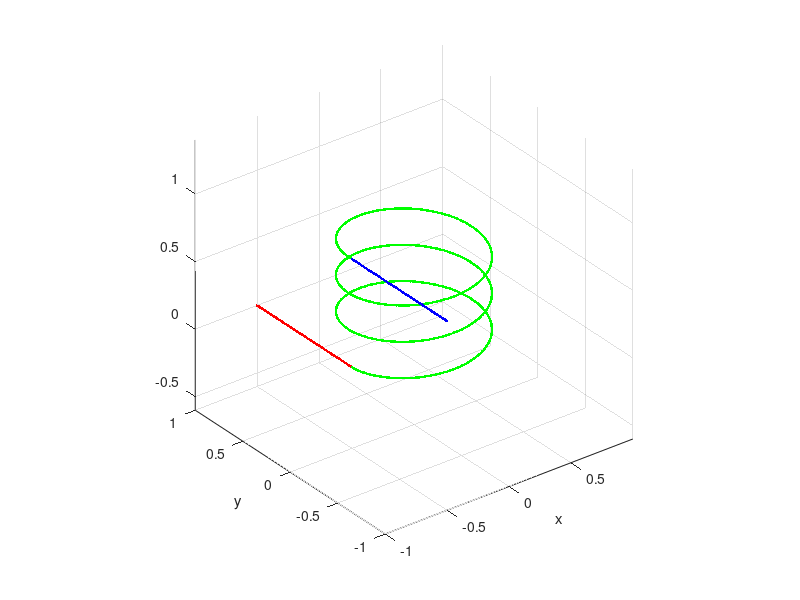
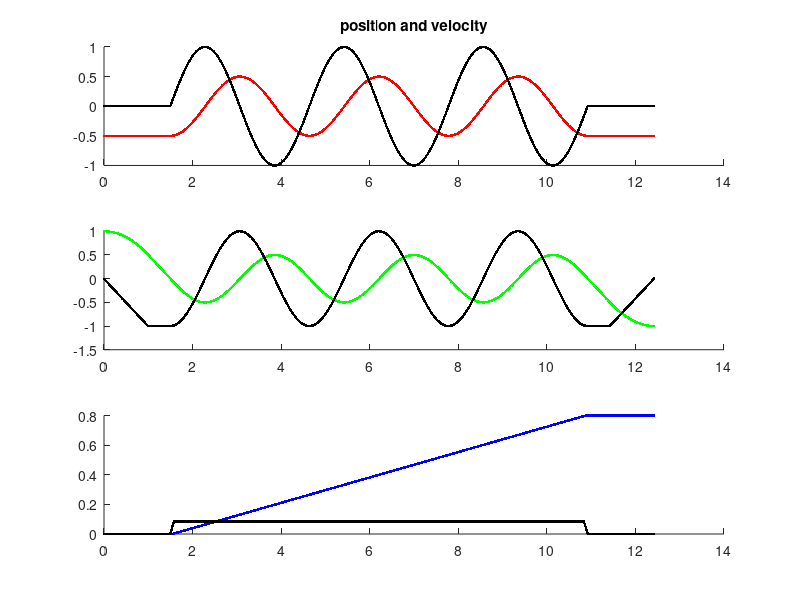

MATLAB code to generate these figures, in order:
clear all
close all

%%helix param
R = 0.5;
v = 1.0; %1.3
n_loops = 3;
h_total = 0.8;
r_center = [0,0,0]';
start_ang = -pi;
acc = 1;
d_start = 1.0;
d_stop  = 1.0;

acc_in = v^2/R

delT = 0.01;

% calculate the helix
d_min = v^2/(2*acc); %min distance to get up to speed
t_min = v/acc;

if(d_start<d_min | d_stop<d_min)
    fprintf('distances too small\n');
end

t_start = v/acc + (d_start-d_min)/v;
t_stop  = v/acc + (d_stop-d_min)/v;

t_helix = 2*pi*R*n_loops/v;

omega = v/R

time_helix = (0:delT:t_helix)';
n_helix = length(time_helix);
x_helix = zeros(1,n_helix);
y_helix = zeros(1,n_helix);
z_helix = zeros(1,n_helix);
yaw_helix = zeros(1,n_helix);

r = roots([-acc,acc*t_helix,-h_total]);

t1 = min(r);
v_z = t1*acc;
t2 = t_helix - 2*t1;
d1 = 1/2*acc*t1^2;

for i =1:n_helix
    tnow = time_helix(i);
    
    x_helix(i) = R*cos(omega*time_helix(i)+start_ang) + r_center(1);
    y_helix(i) = R*sin(omega*time_helix(i)+start_ang) + r_center(2);
    
    if(tnow<t1)  
      z_helix(i) = r_center(3) + 1/2*acc*tnow^2;
    elseif(tnow<t1+t2)
      z_helix(i) = r_center(3) + 1/2*acc*t1^2 + v_z*(tnow-t1);
    else
      z_helix(i) = r_center(3) + 1/2*acc*t1^2 + v_z*(t2) + ...
          v_z*(tnow-t2-t1) - 1/2*acc*(tnow-t2-t1)^2;
    end
    
    yaw_helix(i) = omega*time_helix(i);
    while(yaw_helix(i)>pi)
        yaw_helix(i) = yaw_helix(i) - 2*pi;
    end
    while(yaw_helix(i)<-pi)
        yaw_helix(i) = yaw_helix(i) + 2*pi;
    end
end


uvec = [-sin(start_ang),cos(start_ang),0]'; %tangent vector at start
startpos = [R*cos(start_ang),R*sin(start_ang),0]'+r_center;
stoppos = [R*cos(start_ang),R*sin(start_ang),h_total]'+r_center;

time_start = (0:delT:t_start)';
n_start    = length(time_start);
x_start    = zeros(1,n_start);
y_start    = zeros(1,n_start);
z_start    = zeros(1,n_start);
yaw_start  = zeros(1,n_start);

for i = 1:n_start
    tnow = time_start(i);
    if(tnow <t_min)
        dnow = 1/2*acc*tnow^2;
    else
        dnow = d_min + v*(tnow-t_min);
    end
    posnow = startpos - uvec*(d_start-dnow);
    
    x_start(i) = posnow(1); 
    y_start(i) = posnow(2); 
    z_start(i) = posnow(3); 
end

time_stop = (0:delT:t_stop)';
n_stop    = length(time_stop);
x_stop    = zeros(1,n_stop);
y_stop    = zeros(1,n_stop);
z_stop    = zeros(1,n_stop);
yaw_stop  = zeros(1,n_stop);

for i = 1:n_stop
    tnow = time_stop(i);
    if(tnow < (t_stop-t_min))
        dnow = v*tnow;
    else
        dnow = d_stop - 1/2*acc*(t_stop-tnow)^2;

    end
    posnow = stoppos + uvec*(dnow);
    
    x_stop(i) = posnow(1); 
    y_stop(i) = posnow(2); 
    z_stop(i) = posnow(3); 
end

figure
plot3(x_start,y_start,z_start,'r.')
hold on
plot3(x_helix,y_helix,z_helix,'g.')
plot3(x_stop,y_stop,z_stop,'b.')
xlabel('x')

ylabel('y')
grid on
axis equal
    

x_total = [x_start,x_helix,x_stop];
y_total = [y_start,y_helix,y_stop];
z_total = [z_start,z_helix,z_stop];
yaw_total = [yaw_start,yaw_helix,yaw_stop];
time_total = [time_start;t_start+1e-5 + time_helix;t_start+t_helix+3e-5 + time_stop];
t_total = t_start + t_helix + t_stop

time_final = (0:delT:t_total)';

x_final = interp1(time_total',x_total,time_final,'linear','extrap');
y_final = interp1(time_total',y_total,time_final,'linear','extrap');
z_final = interp1(time_total',z_total,time_final,'linear','extrap');
yaw_final = interp1(time_total',yaw_total,time_final,'linear','extrap');

x_vel = diff(x_final)/delT;
x_vel(end+1) = 0;
y_vel = diff(y_final)/delT;
y_vel(end+1) = 0;
z_vel = diff(z_final)/delT;
z_vel(end+1) = 0;


figure
subplot(311)
hold on
plot(time_final,x_final,'r.')
plot(time_final,x_vel,'k.')
title('position and velocity')
subplot(312)
hold on
plot(time_final,y_final,'g.')
plot(time_final,y_vel,'k.')
subplot(313)
hold on
plot(time_final,z_final,'b.')
plot(time_final,z_vel,'k.')

timer = time_final';
pos = [x_final,y_final,z_final]';
vel = [x_vel,y_vel,z_vel]';
yaw = yaw_final;

save helix1 timer pos vel yaw delT










